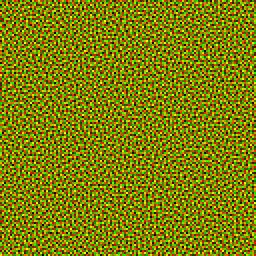
#> input picture data/ea-fast-noise/uniform_jitter/vector2_uniform_gauss1_0_Gauss10_separate05_0.png, 128 x 128 px (shown 2 times larger)
$ python bump2normal.py ../../data/ea-fast-noise/uniform_jitter/vector2_uniform_gauss1_0_Gauss10_separate05_0.png
#> lines starting #> are read from the running program, lines starting #| are printed output that depends on the picture
import sys
import subprocess
import tempfile
from pathlib import Path
import numpy as np
from PIL import Image

# Change this path to where your nvcompress.exe actually is
NVCOMPRESS_PATH = Path("nvcompress.exe")   # ← edit this !!

def bump_to_dx9_normal(bump_path: Path, strength: float = 2.0):
#> called with strength = 2
    if not bump_path.is_file():
        print(f"  Not a file: {bump_path.name}")
        return

    print(f"Processing: {bump_path.name}")

    try:
        img = Image.open(bump_path).convert("L")
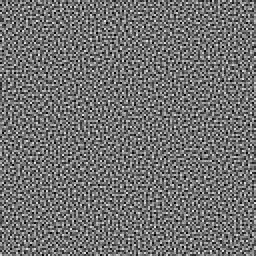
#> img: PIL image 128x128 L (shown 2 times larger); min 0, max 225, mean 113
        h = np.array(img, dtype=np.float32) / 255.0
    except Exception as e:
        print(f"  Failed to open image: {e}")
        return

    dx = np.zeros_like(h)
    dy = np.zeros_like(h)

    dx[:, 1:-1] = h[:, :-2] - h[:, 2:]
    dy[1:-1, :] = h[:-2, :] - h[2:, :]
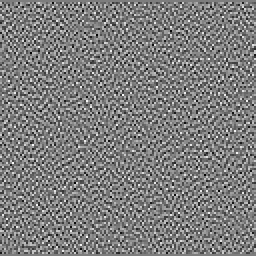
#> dy: shape (128, 128) float32 (shown 2 times larger); min -0.8, max 0.824, mean -0.000264; drawn with min black and max white

    nx = dx * strength
    ny = dy * strength
    nz = np.ones_like(h)

    length = np.sqrt(nx*nx + ny*ny + nz*nz + 1e-8)
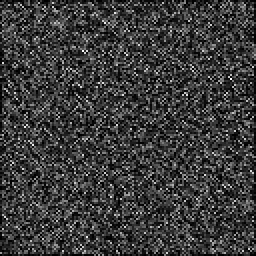
#> length: shape (128, 128) float32 (shown 2 times larger); min 1, max 2.06, mean 1.25; drawn with min black and max white
    nx /= length
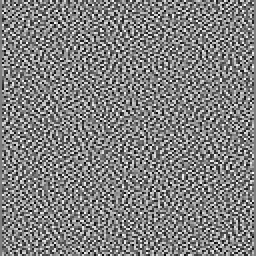
#> nx: shape (128, 128) float32 (shown 2 times larger); min -0.855, max 0.85, mean 0.000503; drawn with min black and max white
    ny /= length
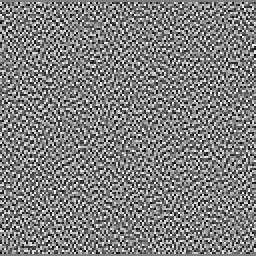
#> ny: shape (128, 128) float32 (shown 2 times larger); min -0.838, max 0.843, mean -0.00113; drawn with min black and max white
    nz /= length
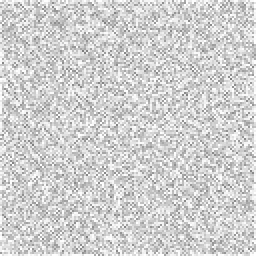
#> nz: shape (128, 128) float32 (shown 2 times larger); min 0.486, max 1, mean 0.819

    normal = np.zeros((h.shape[0], h.shape[1], 4), dtype=np.uint8)
    normal[:,:,0] = ((nx * 0.5 + 0.5) * 255).astype(np.uint8)   # X → Red
    normal[:,:,1] = ((ny * 0.5 + 0.5) * 255).astype(np.uint8)   # Y → Green (DX style)
    normal[:,:,2] = ((nz * 0.5 + 0.5) * 255).astype(np.uint8)   # Z → Blue
    normal[:,:,3] = 255                                         # Alpha = 1
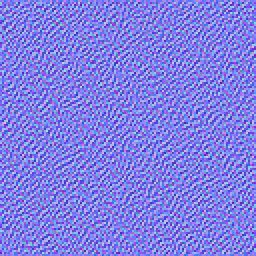
#> normal: shape (128, 128, 4) (shown 2 times larger); mean of channels 0, 1, 2, 3 127.1, 126.9, 231.5, 255; drawn as R, G, B

    out_img = Image.fromarray(normal, "RGBA")

    try:
        with tempfile.TemporaryDirectory() as tmpdir:
            tmp_tga = Path(tmpdir) / "temp.tga"
            out_img.save(tmp_tga)

            out_dds = bump_path.with_stem(bump_path.stem + "_dx9").with_suffix(".dds")
            subprocess.run([
                str(NVCOMPRESS_PATH),
                "-DXT5",
                "-silent",
                str(tmp_tga),
                str(out_dds)
            ], check=True, capture_output=True)
#> (this line was passed over: subprocess is not available in this run)

        print(f"  Saved: {out_dds.name}")
    except Exception as e:
        print(f"  nvcompress failed: {e}")

if __name__ == "__main__":
    if len(sys.argv) < 2:
        print("Drag & drop one or more bumpmap files onto this script.")
        sys.exit(1)

    for arg in sys.argv[1:]:
        bump_to_dx9_normal(Path(arg))

    print("\nFinished.")

$ run again, on data/ea-fast-noise/uniform_jitter/vector2_uniform_gauss1_0_Gauss10_separate05_10.png
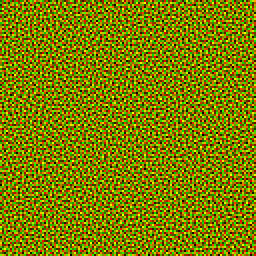
#> input picture data/ea-fast-noise/uniform_jitter/vector2_uniform_gauss1_0_Gauss10_separate05_10.png, 128 x 128 px (shown 2 times larger)
#> in bump_to_dx9_normal, `nz /= length`:
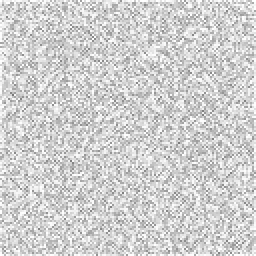
#> nz: shape (128, 128) float32 (shown 2 times larger); min 0.471, max 1, mean 0.819
#> in bump_to_dx9_normal, `normal[:,:,3] = 255`:
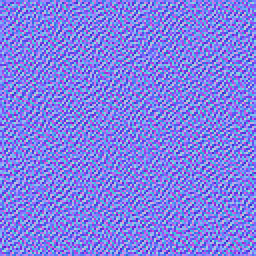
#> normal: shape (128, 128, 4) (shown 2 times larger); mean of channels 0, 1, 2, 3 127, 127, 231.4, 255; drawn as R, G, B

$ run again, on data/ea-fast-noise/uniform_jitter/vector2_uniform_gauss1_0_Gauss10_separate05_11.png
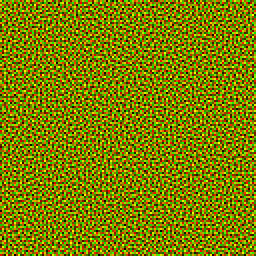
#> input picture data/ea-fast-noise/uniform_jitter/vector2_uniform_gauss1_0_Gauss10_separate05_11.png, 128 x 128 px (shown 2 times larger)
#> in bump_to_dx9_normal, `nz /= length`:
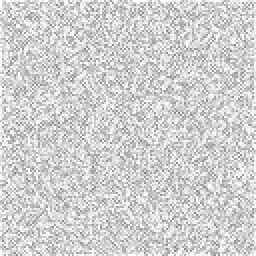
#> nz: shape (128, 128) float32 (shown 2 times larger); min 0.484, max 1, mean 0.82
#> in bump_to_dx9_normal, `normal[:,:,3] = 255`:
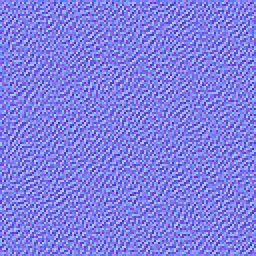
#> normal: shape (128, 128, 4) (shown 2 times larger); mean of channels 0, 1, 2, 3 126.9, 127, 231.5, 255; drawn as R, G, B

$ run again, on data/ea-fast-noise/uniform_jitter/vector2_uniform_gauss1_0_Gauss10_separate05_12.png
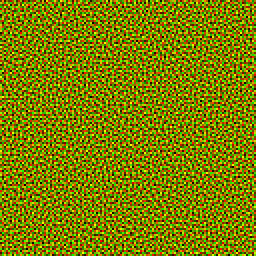
#> input picture data/ea-fast-noise/uniform_jitter/vector2_uniform_gauss1_0_Gauss10_separate05_12.png, 128 x 128 px (shown 2 times larger)
#> in bump_to_dx9_normal, `normal[:,:,3] = 255`:
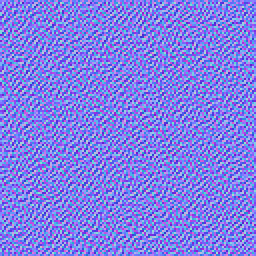
#> normal: shape (128, 128, 4) (shown 2 times larger); mean of channels 0, 1, 2, 3 127.1, 127.1, 231.3, 255; drawn as R, G, B
